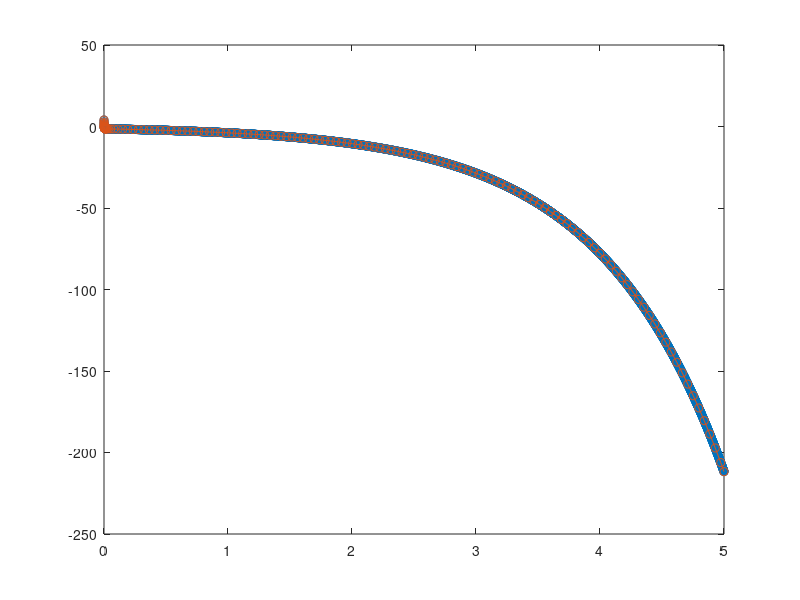

Write the MATLAB code that produced this figure.
clc
clear
close all

%time interval
t=[0 5];
%Initial condition
x_of_0=4;

diff_eq = @(t,x) -700*x-1000*exp(t);
%Using ODE45
[t_ode45,y] = ode45(diff_eq, t, x_of_0);
plot(t_ode45,y,'-o')
length(t_ode45)
hold on
%Using ODE23s
[t_ode23s,y] = ode23s(diff_eq, t, x_of_0);
plot(t_ode23s,y,'-o')
length(t_ode23s)

% 4237 steps were required by ode45
% 140 steps were required by ode23s